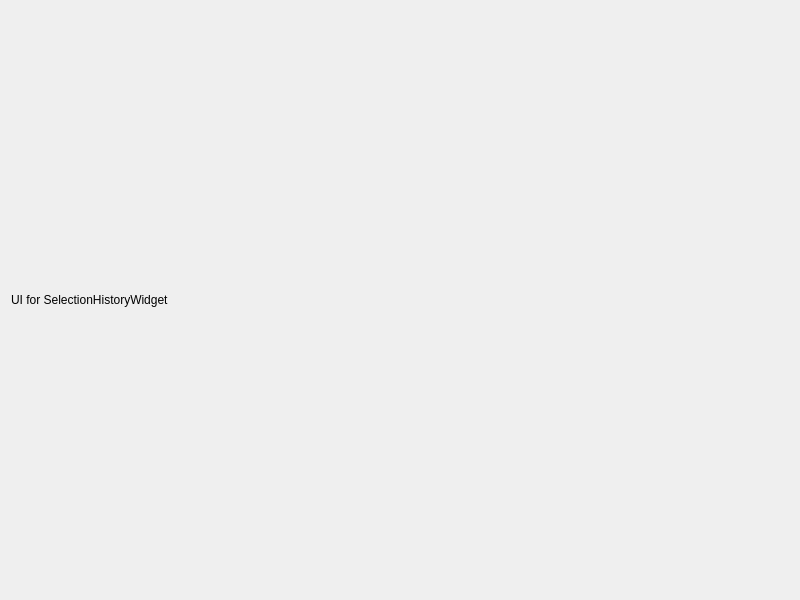
<?xml version="1.0" encoding="UTF-8"?>
<ui version="4.0">
 <class>SelectionHistoryWidget</class>
 <widget class="QWidget" name="selectionHistoryWidget">
  <property name="geometry">
   <rect>
    <x>0</x>
    <y>0</y>
    <width>800</width>
    <height>600</height>
   </rect>
  </property>
  <property name="windowTitle">
   <string>Selection History Widget</string>
  </property>
  <layout class="QVBoxLayout" name="verticalLayout">
   <item>
    <widget class="QLabel" name="label">
     <property name="text">
      <string>UI for SelectionHistoryWidget</string>
     </property>
    </widget>
   </item>
  </layout>
 </widget>
 <resources/>
 <connections/>
</ui>
